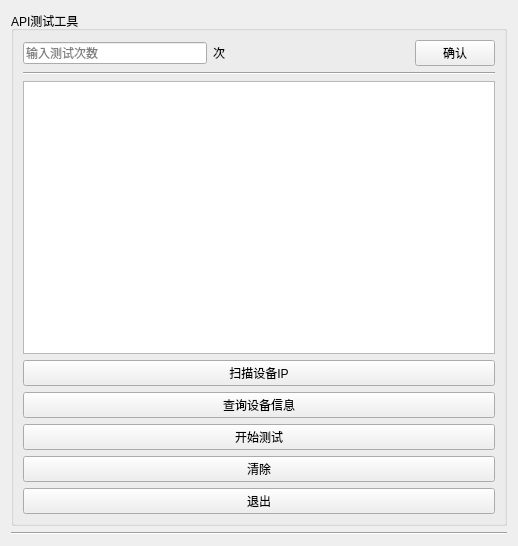
<?xml version="1.0" encoding="UTF-8"?>
<ui version="4.0">
 <class>Form</class>
 <widget class="QWidget" name="Form">
  <property name="geometry">
   <rect>
    <x>0</x>
    <y>0</y>
    <width>518</width>
    <height>546</height>
   </rect>
  </property>
  <property name="windowTitle">
   <string>Govee</string>
  </property>
  <layout class="QVBoxLayout" name="verticalLayout_2">
   <item>
    <widget class="QGroupBox" name="groupBox">
     <property name="title">
      <string>API测试工具</string>
     </property>
     <layout class="QVBoxLayout" name="verticalLayout">
      <item>
       <layout class="QHBoxLayout" name="horizontalLayout">
        <item>
         <widget class="QLineEdit" name="countEdit">
          <property name="placeholderText">
           <string>输入测试次数</string>
          </property>
         </widget>
        </item>
        <item>
         <widget class="QLabel" name="label">
          <property name="text">
           <string>次</string>
          </property>
         </widget>
        </item>
        <item>
         <spacer name="horizontalSpacer">
          <property name="orientation">
           <enum>Qt::Horizontal</enum>
          </property>
          <property name="sizeHint" stdset="0">
           <size>
            <width>128</width>
            <height>20</height>
           </size>
          </property>
         </spacer>
        </item>
        <item>
         <widget class="QPushButton" name="countButton">
          <property name="text">
           <string>确认</string>
          </property>
          <property name="checkable">
           <bool>false</bool>
          </property>
         </widget>
        </item>
       </layout>
      </item>
      <item>
       <widget class="Line" name="line_2">
        <property name="orientation">
         <enum>Qt::Horizontal</enum>
        </property>
       </widget>
      </item>
      <item>
       <widget class="QTextBrowser" name="textBrowser"/>
      </item>
      <item>
       <widget class="QPushButton" name="scanButton">
        <property name="text">
         <string>扫描设备IP</string>
        </property>
       </widget>
      </item>
      <item>
       <widget class="QPushButton" name="devButton">
        <property name="text">
         <string>查询设备信息</string>
        </property>
       </widget>
      </item>
      <item>
       <widget class="QPushButton" name="goButton">
        <property name="text">
         <string>开始测试</string>
        </property>
       </widget>
      </item>
      <item>
       <widget class="QPushButton" name="clearButton">
        <property name="text">
         <string>清除</string>
        </property>
       </widget>
      </item>
      <item>
       <widget class="QPushButton" name="quitButton">
        <property name="text">
         <string>退出</string>
        </property>
       </widget>
      </item>
     </layout>
    </widget>
   </item>
   <item>
    <widget class="Line" name="line">
     <property name="orientation">
      <enum>Qt::Horizontal</enum>
     </property>
    </widget>
   </item>
  </layout>
 </widget>
 <resources/>
 <connections/>
</ui>
